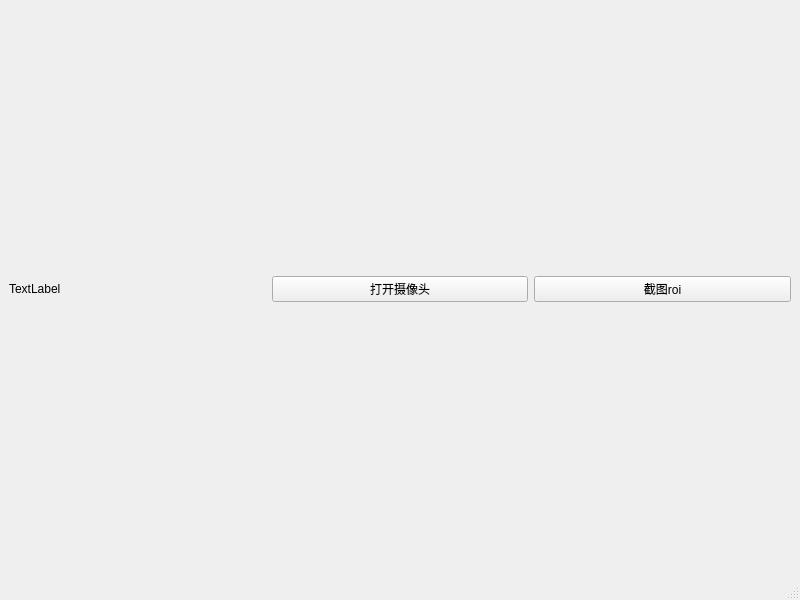
<?xml version="1.0" encoding="UTF-8"?>
<ui version="4.0">
 <class>MainWindow</class>
 <widget class="QMainWindow" name="MainWindow">
  <property name="geometry">
   <rect>
    <x>0</x>
    <y>0</y>
    <width>800</width>
    <height>600</height>
   </rect>
  </property>
  <property name="windowTitle">
   <string>MainWindow</string>
  </property>
  <widget class="QWidget" name="centralwidget">
   <layout class="QVBoxLayout" name="verticalLayout">
    <item>
     <layout class="QHBoxLayout" name="horizontalLayout">
      <item>
       <widget class="QLabel" name="label">
        <property name="text">
         <string>TextLabel</string>
        </property>
       </widget>
      </item>
      <item>
       <widget class="QPushButton" name="pushButton">
        <property name="text">
         <string>打开摄像头</string>
        </property>
       </widget>
      </item>
      <item>
       <widget class="QPushButton" name="pushButton_roi">
        <property name="text">
         <string>截图roi</string>
        </property>
       </widget>
      </item>
     </layout>
    </item>
   </layout>
  </widget>
  <widget class="QMenuBar" name="menubar">
   <property name="geometry">
    <rect>
     <x>0</x>
     <y>0</y>
     <width>800</width>
     <height>23</height>
    </rect>
   </property>
  </widget>
  <widget class="QStatusBar" name="statusbar"/>
 </widget>
 <resources/>
 <connections/>
</ui>
